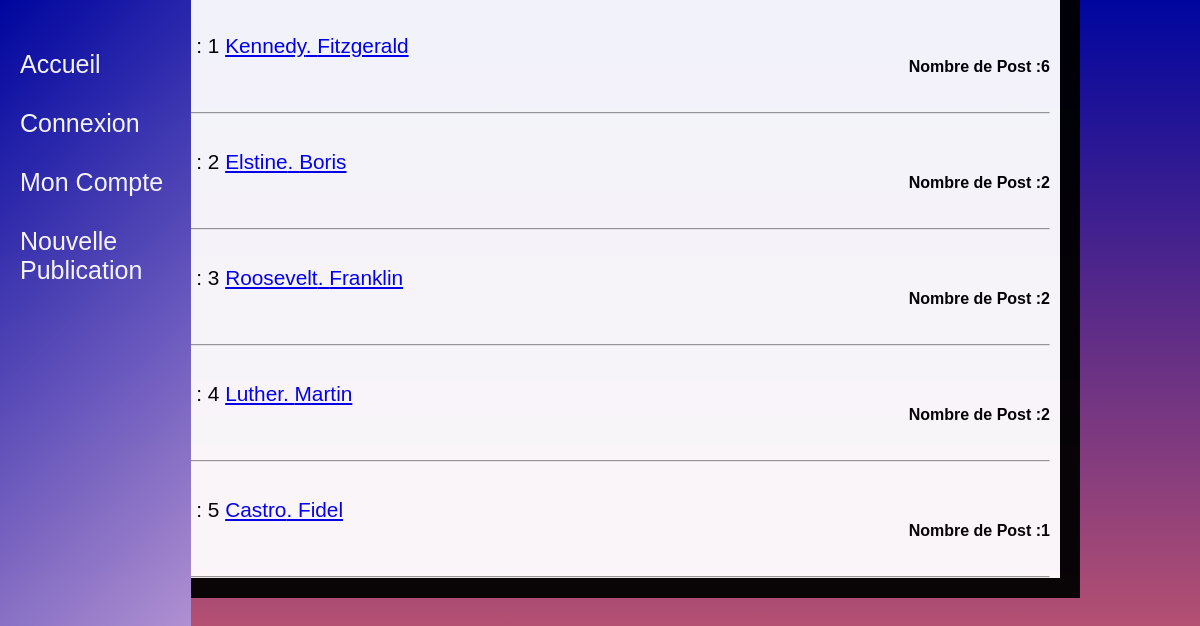
The page /Web/TopAuthors.php on the database its author committed.
### tables this page shows
CREATE TABLE `commentaire` (
  `ID_post` int(11) NOT NULL,
  `ID_utilisateur` int(11) NOT NULL,
  `Commentaire` longtext NOT NULL,
  `Date_post` date NOT NULL,
  `Titre` longtext NOT NULL
);

CREATE TABLE `utilisateur` (
  `ID` int(11) NOT NULL,
  `Prenom` varchar(20) NOT NULL,
  `Nom` varchar(20) NOT NULL,
  `Email` varchar(30) NOT NULL,
  `Mot_de_passe` varchar(32) NOT NULL,
  `qstSecrete` varchar(255) NOT NULL
);

### Web/Data.php (the view, shortened to what this page needs)
<?php
function displayTopAuthors(){
global $bdd;
$req=('SELECT *,COUNT(commentaire.ID_post) FROM utilisateur INNER JOIN commentaire on commentaire.ID_utilisateur = utilisateur.ID GROUP BY utilisateur.ID order by count(commentaire.ID_post) DESC');
$ret=$bdd->query($req);
$ranking=1;
while( $row = $ret->fetch_array() )
{
	echo '<div>
	<br>
	<br>
	<p class ="description"> rank : '.$ranking.' <a href="./viewProfile.php?subject='.$row['ID'].'"> '.$row['Nom'].'. '.$row['Prenom'].'</a> 	    <div align="right"><strong> Nombre de Post :'.$row['COUNT(commentaire.ID_post)'].'</strong></div>
	<br>
	<br>
	<hr>
	</p>
';
$ranking++;
}
}
?>

### Web/style/styleAccount.css (style rules this page uses)
* { padding: 0; margin: 0; box-sizing: border-box; }
body { background-image: linear-gradient(-225deg, #e66465 0%, #00069f 100%); background-image: linear-gradient(to top,#e66465 0%,#00069f 100%); background-attachment: fixed; font-family: 'Vibur', cursive; font-family: 'Abel', sans-serif; opacity: .95; }
.description { font-size: 130%; font-family:sans-serif; width: 50% }

### rows shown on the page
commentaire: ID_utilisateur.Nom "Kennedy", ID_utilisateur.Prenom "Fitzgerald", COUNT "6"
commentaire: ID_utilisateur.Nom "Elstine", ID_utilisateur.Prenom "Boris", COUNT "2"
commentaire: ID_utilisateur.Nom "Roosevelt", ID_utilisateur.Prenom "Franklin", COUNT "2"
commentaire: ID_utilisateur.Nom "Luther", ID_utilisateur.Prenom "Martin", COUNT "2"
commentaire: ID_utilisateur.Nom "Castro", ID_utilisateur.Prenom "Fidel", COUNT "1"
